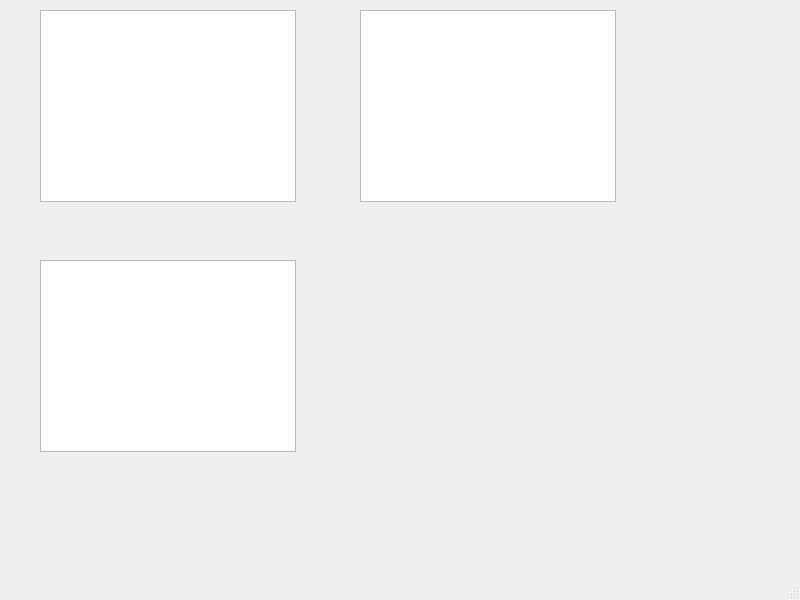
<?xml version="1.0" encoding="UTF-8"?>
<ui version="4.0">
 <class>MainWindow</class>
 <widget class="QMainWindow" name="MainWindow">
  <property name="geometry">
   <rect>
    <x>0</x>
    <y>0</y>
    <width>800</width>
    <height>600</height>
   </rect>
  </property>
  <property name="windowTitle">
   <string>MainWindow</string>
  </property>
  <widget class="QWidget" name="centralwidget">
   <widget class="QGraphicsView" name="graphicsView">
    <property name="geometry">
     <rect>
      <x>40</x>
      <y>10</y>
      <width>256</width>
      <height>192</height>
     </rect>
    </property>
   </widget>
   <widget class="QGraphicsView" name="graphicsView_2">
    <property name="geometry">
     <rect>
      <x>40</x>
      <y>260</y>
      <width>256</width>
      <height>192</height>
     </rect>
    </property>
   </widget>
   <widget class="QGraphicsView" name="graphicsView_3">
    <property name="geometry">
     <rect>
      <x>360</x>
      <y>10</y>
      <width>256</width>
      <height>192</height>
     </rect>
    </property>
   </widget>
  </widget>
  <widget class="QMenuBar" name="menubar">
   <property name="geometry">
    <rect>
     <x>0</x>
     <y>0</y>
     <width>800</width>
     <height>28</height>
    </rect>
   </property>
  </widget>
  <widget class="QStatusBar" name="statusbar"/>
 </widget>
 <resources/>
 <connections/>
</ui>
